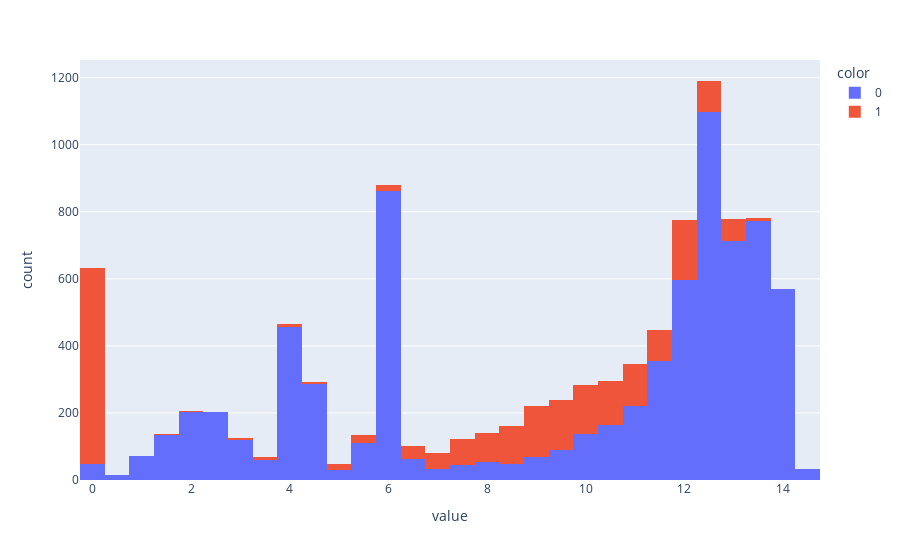

The code cell stored with this chart in its notebook:
### Markdown cell above
We can see that the more contacts a user has created, the more likely they are to be of a fraudulent transaction

### Code cell
px.histogram(np.log1p(df['Time Diff between first and last (Mins)']),color=df['FLAG'])

### Figure 1 — Plotly figure (JSON) as saved in the notebook; plotly's stock layout.template omitted (floating-point values rounded to 4 significant figures; data arrays with more than 128 entries replaced by an {"elided": "..."} marker saying what was removed)
{"data": [{"alignmentgroup": "True", "bingroup": "x", "hovertemplate": "color=0<br>value=%{x}<br>count=%{y}<extra></extra>", "legendgroup": "0", "marker": {"color": "#636efa"}, "name": "0", "offsetgroup": "0", "orientation": "v", "showlegend": true, "type": "histogram", "x": {"elided": "7662 float values"}, "xaxis": "x", "yaxis": "y"}, {"alignmentgroup": "True", "bingroup": "x", "hovertemplate": "color=1<br>value=%{x}<br>count=%{y}<extra></extra>", "legendgroup": "1", "marker": {"color": "#EF553B"}, "name": "1", "offsetgroup": "1", "orientation": "v", "showlegend": true, "type": "histogram", "x": {"elided": "2179 float values"}, "xaxis": "x", "yaxis": "y"}], "layout": {"barmode": "relative", "legend": {"title": {"text": "color"}, "tracegroupgap": 0}, "margin": {"t": 60}, "xaxis": {"anchor": "y", "domain": [0, 1], "title": {"text": "value"}}, "yaxis": {"anchor": "x", "domain": [0, 1], "title": {"text": "count"}}}}
